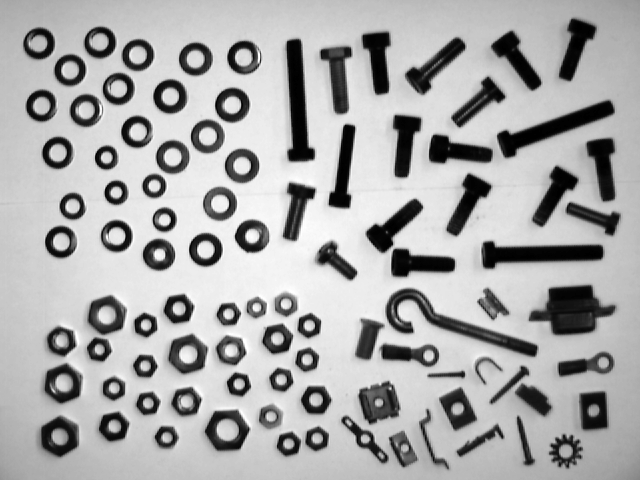
%> input picture TP1 - SVD and Clustering/parts.png, 640 x 480 px
$ octave e_nb.m   (GNU Octave 9; MATLAB toolbox functions it lacks are replaced by stand-ins)
%> lines starting %> are read from the running program, lines starting %| are printed output that depends on the picture; in (x1, y1, x2, y2) boxes, pixels count from 0 and x2, y2 are one past the last pixel; in counts of white or black regions, pixels touching at a corner belong together; the program's own positions count from 1
### TP1 - SVD and Clustering/vislabels.m

function vislabels(L)
%VISLABELS Visualize labels of connected components
%   VISLABELS is used to visualize the output of BWLABEL.
%
%   VISLABELS(L), where L is a label matrix returned by BWLABEL,
%   displays each object's label number on top of the object itself.
%
%   Note: VISLABELS requires the Image Processing Toolbox.
%
%   Example
%   -------
%       bw = imread('text.png');
%       L = bwlabel(bw);
%       vislabels(L)
%       axis([1 70 1 70])

%   Steven L. Eddins
%   Copyright 2008 The MathWorks, Inc.

% Form a grayscale image such that both the background and the
% object pixels are light shades of gray.  This is done so that the
% black text will be visible against both background and foreground
% pixels.

background_shade = 150;
foreground_shade = 240;
I = zeros(size(L), 'uint8');
I(L == 0) = background_shade;
I(L ~= 0) = foreground_shade;

% Display the image, fitting it to the size of the figure.
imageHandle = imshow(I, 'InitialMagnification');

% Get the axes handle containing the image.  Use this handle in the
% remaining code instead of relying on gca.
axesHandle = ancestor(imageHandle, 'axes');

% Get the extrema points for each labeled object.
s = regionprops(L, 'Extrema');

% Superimpose the text label at the left-most top extremum location
% for each object.  Turn clipping on so that the text doesn't
% display past the edge of the image when zooming.
hold(axesHandle, 'on');
for k = 1:numel(s)
   e = s(k).Extrema;
   text(e(1,1), e(1,2), sprintf('%d', k), ...
      'Parent', axesHandle, ...
      'Clipping', 'on', ...
      'Color', 'b', ...
      'FontWeight', 'bold');
end
hold(axesHandle, 'off');

### TP1 - SVD and Clustering/e_nb.m

clear all;
close all;

function [subimg] = cut(i, r)
  subimg = i(r(2):r(2)+r(4),r(1):r(1)+r(3));
endfunction
#{
function [z] = PCA(X)
  mu = mean(X);
  Xm = bsxfun(@minus, X, mu);
  C = cov(Xm);
  [V,D] = eig(C);
  [D, i] = sort(diag(D), 'descend');
  z= V(:,i);

endfunction
#}

%graphics_toolkit ('gnuplot')

pkg load image;
pkg load statistics;
I = imread('parts.png');
%> I is the input picture: size 480x640 uint8; min 0, max 255, mean 169.5
I = uint8(conv2 (I, ones (2,2) / 25, "same"));
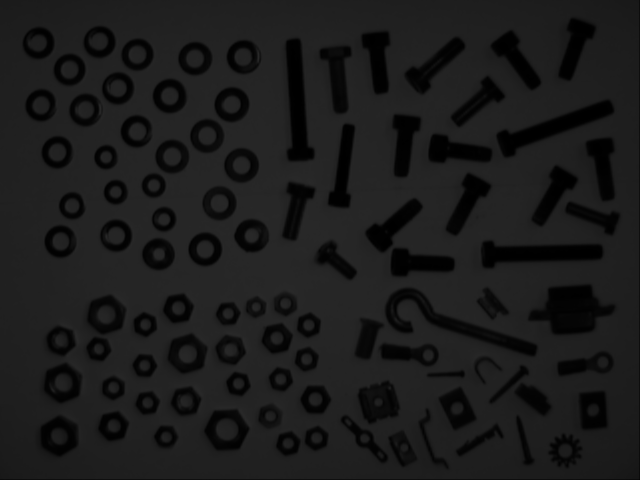
%> I: size 480x640 uint8; min 0, max 41, mean 27.1
%imsmooth(I,"Gaussian");
[l,s] = graythresh(I);
%> l = 0.0784; s = 0.862
i =imcomplement(im2bw (I, l));
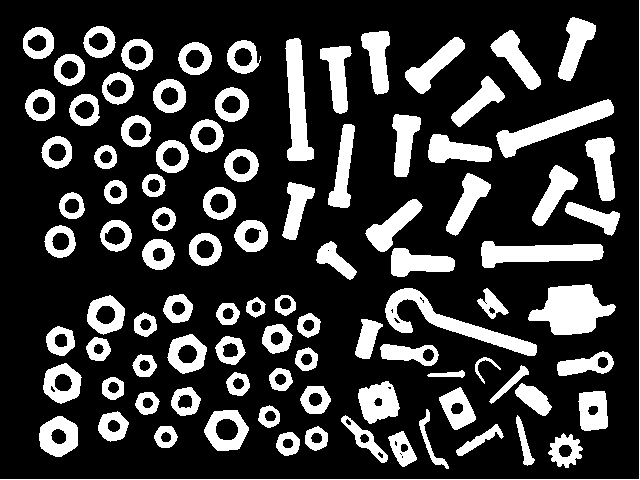
%> i: size 480x640 logical; 22.7% white; 95 white regions, largest, box (x1, y1, x2, y2) and area: (528, 284, 616, 335) 2702, (385, 288, 537, 356) 2424, (496, 99, 614, 158) 2141
i = medfilt2(i);
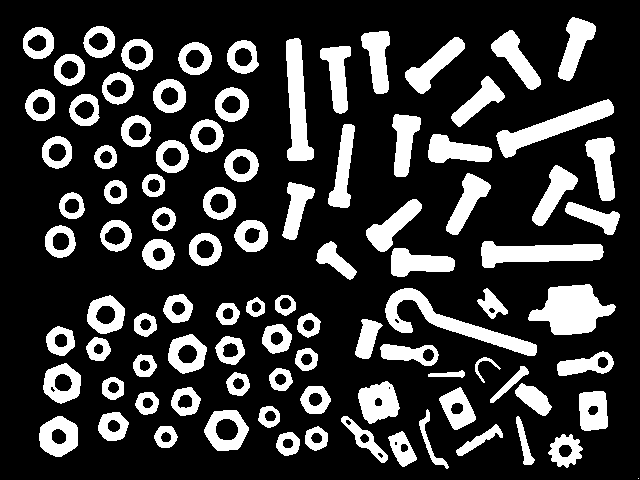
%> i: size 480x640 logical; 22.3% white; 95 white regions (1 under 20 px), largest, box (x1, y1, x2, y2) and area: (528, 284, 616, 335) 2702, (385, 288, 537, 356) 2440, (496, 99, 614, 158) 2140


figure(1);
imshow(i);
hold on;

labels= bwlabel(i);
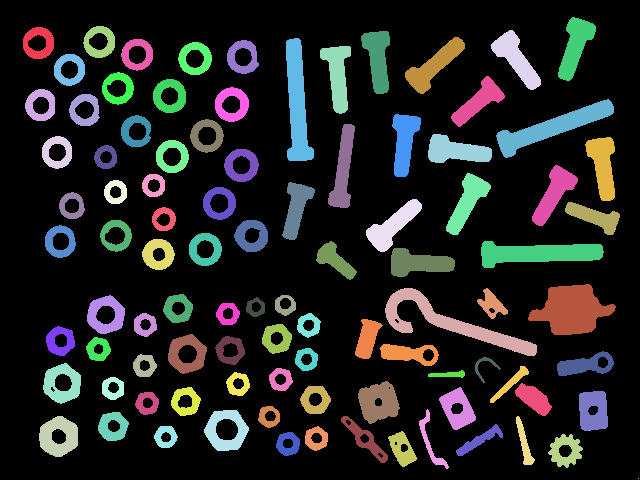
%> labels: size 480x640 double; 96 distinct labels, from 0 to 95; one colour per label, 0 black
#coloredLabels = label2rgb (labels, 'hsv', 'k', 'shuffle'); % pseudo random color labels
figure(2);
vislabels(labels);
%> in vislabels, `I(L ~= 0) = foreground_shade;`: I: size 480x640 uint8; values 150 (black) and 240 (white), 22.3% white; 95 white regions (1 under 20 px)
%> in vislabels, `s = regionprops(L, 'Extrema');`: s = 95 items
%> the loop in vislabels, `for k = 1:numel(s)` made 95 passes

figure(4);
vislabels(labels);
%> the loop in vislabels (call 2), `for k = 1:numel(s)` made 95 passes

regions = regionprops(i, 'Area', 'BoundingBox', 'FilledArea', 'Perimeter','EulerNumber','Orientation','EquivDiameter');
%> regions = 95 regions; largest, box (x1, y1, x2, y2), Area, Orientation, FilledArea, EulerNumber and EquivDiameter: (528, 284, 616, 335) 2702 4.94 2702 1 58.65, (385, 288, 537, 356) 2440 -18.2 2450 0 55.74, (496, 99, 614, 158) 2140 19.65 2140 1 52.2
ee = regionprops(i,'Eccentricity');
%> ee = 95 regions; first 5, Eccentricity: 0.295, 0.35, 0.309, 0.349, 0.162
datas_x = [];
datas_y = [];
datas_z = [];
xys = [];

l1 = [];
l2 = [];
l3 = [];
l4 = [];

for j=1:length(regions)
  bb = regions(j).BoundingBox;
  if (bb(1)<300 && bb(2)<280)
    l1(end+1) = j;
  elseif (bb(1)>=270 && bb(2)<280)
    l2(end+1) = j;
  elseif (bb(1)<340 && bb(2)>=280)
    l3(end+1) = j;
  else
    l4(end+1) = j;
  endif
  %[U, S, V]= svd(small_i);
  area = regions(j).Area;
  farea = regions(j).FilledArea;
  a_ratio = ee(j).Eccentricity;
  g_ratio = regions(j).EulerNumber;

  %M = max([bb(3),bb(4)]);
  %m = min([bb(3),bb(4)]);
  ratio =regions(j).FilledArea/regions(j).Area;%regions(j).MajorAxisLength/regions(j).MinorAxisLength;

  %size(small_i)(1)/size(small_i)(2);
  datas_y(end+1) = g_ratio;
  datas_x(end+1) = a_ratio;
  datas_z(end+1) =  ratio;
  xys(end+1,:)= [a_ratio, g_ratio, ratio];
  %reshape(imresize(imrotate(small_i,-oo(j).Orientation),[20 20]),[1 20*20]);
endfor
%> this loop made 95 passes
%> (bb, area, farea, a_ratio, g_ratio, ratio) on passes 1 to 12: ([23.5 27.5 31 32], 592, 809, 0.295, 0, 1.37), ([25.5 89.5 30 32], 557, 778, 0.35, 0, 1.4), ([39.5 416.5 39 41], 1066, 1235, 0.309, 0, 1.16), ([42.5 136.5 30 33], 554, 790, 0.349, 0, 1.43), ([43.5 363.5 38 41], 914, 1157, 0.162, -1, 1.27), ([45.5 225.5 31 33], 566, 796, 0.308, 0, 1.41), ([46.5 326.5 29 30], 525, 658, 0.0973, 0, 1.25), ([54.5 54.5 31 32], 554, 794, 0.246, 0, 1.43), ([59.5 192.5 26 27], 377, 542, 0.375, 0, 1.44), ([69.5 94.5 31 32], 542, 788, 0.412, 0, 1.45), ([83.5 26.5 32 32], 572, 808, 0.279, 0, 1.41), ([86.5 337.5 25 24], 377, 450, 0.112, 0, 1.19)
%> after the loop, datas_x = 95 values, max 0.991 at index 74, min 0 at index 95, mean 0.487; datas_y = 95 values, max 1 at index 52, min -2 at index 61, mean 0.263; datas_z = 95 values, max 1.51 at index 16, min 1 at index 52, mean 1.2; l1 = 29 values from 1 to 53; l2 = 18 values from 58 to 94; l3 = 28 values from 3 to 57; l4 = 20 values from 61 to 95; xys = 95 rows, first 12: [0.295 0 1.37; 0.35 0 1.4; 0.309 0 1.16; 0.349 0 1.43; 0.162 -1 1.27; 0.308 0 1.41; 0.0973 0 1.25; 0.246 0 1.43; 0.375 0 1.44; 0.412 0 1.45; 0.279 0 1.41; 0.112 0 1.19]

[ids, centers] = kmeans(xys,4);
%> ids = 95 values, max 4 at index 66, min 1 at index 52, mean 1.85; centers = [0.903 1 1; 0.214 0 1.33; 0.57 -1.25 1.14; 0.842 0 1.08]

for j=1:length(regions)
  bb = regions(j).BoundingBox;
  color = 'b';
  % [9 lines of commented-out code are left out]
  if sum(find(l2 == j))>0
    color ='r';
  elseif sum(find(l3 == j))>0
    color='g';
  elseif sum(find(l4 == j))>0
    color='m';
  endif

  figure(2);
  rectangle('Position',[bb(1),bb(2),bb(3),bb(4)],'EdgeColor',color);
endfor
%> this loop made 95 passes
%> (bb, color) on passes 1 to 12: ([23.5 27.5 31 32], 'b'), ([25.5 89.5 30 32], 'b'), ([39.5 416.5 39 41], 'g'), ([42.5 136.5 30 33], 'b'), ([43.5 363.5 38 41], 'g'), ([45.5 225.5 31 33], 'b'), ([46.5 326.5 29 30], 'g'), ([54.5 54.5 31 32], 'b'), ([59.5 192.5 26 27], 'b'), ([69.5 94.5 31 32], 'b'), ([83.5 26.5 32 32], 'b'), ([86.5 337.5 25 24], 'g')
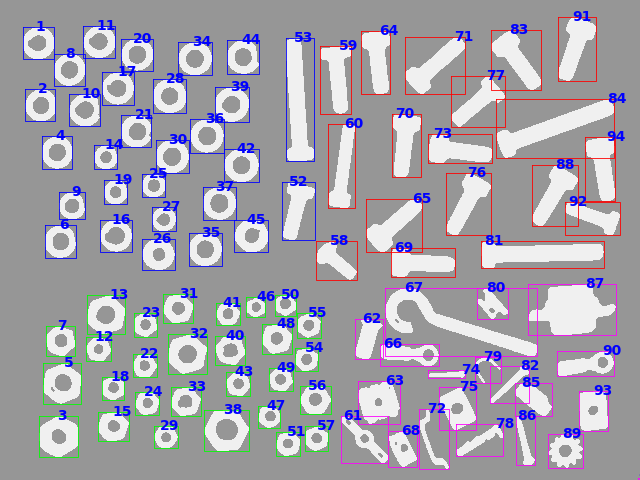
%> figure redrawn from the program's plot data

for j=1:length(regions)
  bb = regions(j).BoundingBox;
  color = 'b';

  if (ids(j)==2)
    color ='r';
  elseif (ids(j)==3)
    color='g';
  elseif (ids(j)==4)
    color='m';
  endif
  figure(4);
  rectangle('Position',[bb(1),bb(2),bb(3),bb(4)],'EdgeColor',color);
endfor
%> this loop made 95 passes
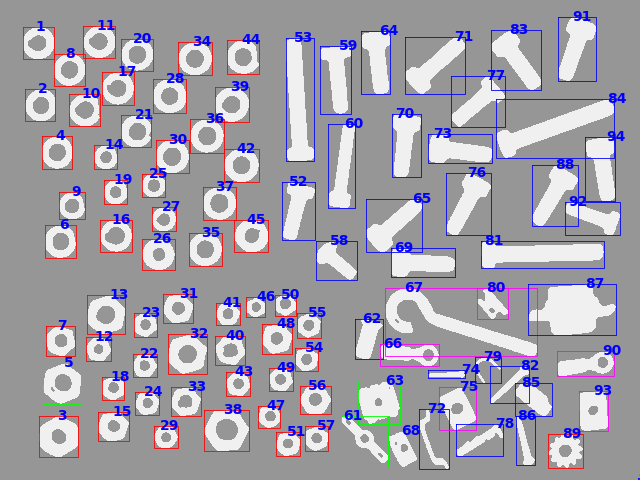
%> figure redrawn from the program's plot data

figure(3);
% [4 lines of commented-out code are left out]

scatter3(datas_x(l1),datas_y(l1), datas_z(l1),'b');
hold on;
scatter3(datas_x(l2),datas_y(l2), datas_z(l2),'r');
scatter3(datas_x(l3),datas_y(l3), datas_z(l3),'g');
scatter3(datas_x(l4),datas_y(l4), datas_z(l4),'m');
% [7 lines of commented-out code are left out]
xlabel('Eccentricity');
ylabel('EulerNumber');
zlabel('FilledArea/Area');
legend('Class 1','Class 2','Class 3','Class 4');
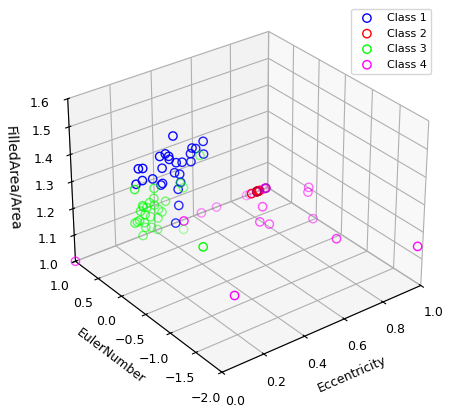
%> figure redrawn from the program's plot data

figure(5);
id1 = find(ids==1);
id2 = find(ids==2);
id3 = find(ids==3);
id4 = find(ids==4);
scatter3(datas_x(id1),datas_y(id1), datas_z(id1),'b');
hold on;
scatter3(datas_x(id2),datas_y(id2),datas_z(id2),'r');
scatter3(datas_x(id3),datas_y(id3),datas_z(id3),'g');
scatter3(datas_x(id4),datas_y(id4),datas_z(id4),'m');
legend('Class 1','Class 2','Class 3', 'Class 4');
xlabel('Eccentricity');
ylabel('EulerNumber');
zlabel('FilledArea/Area');
